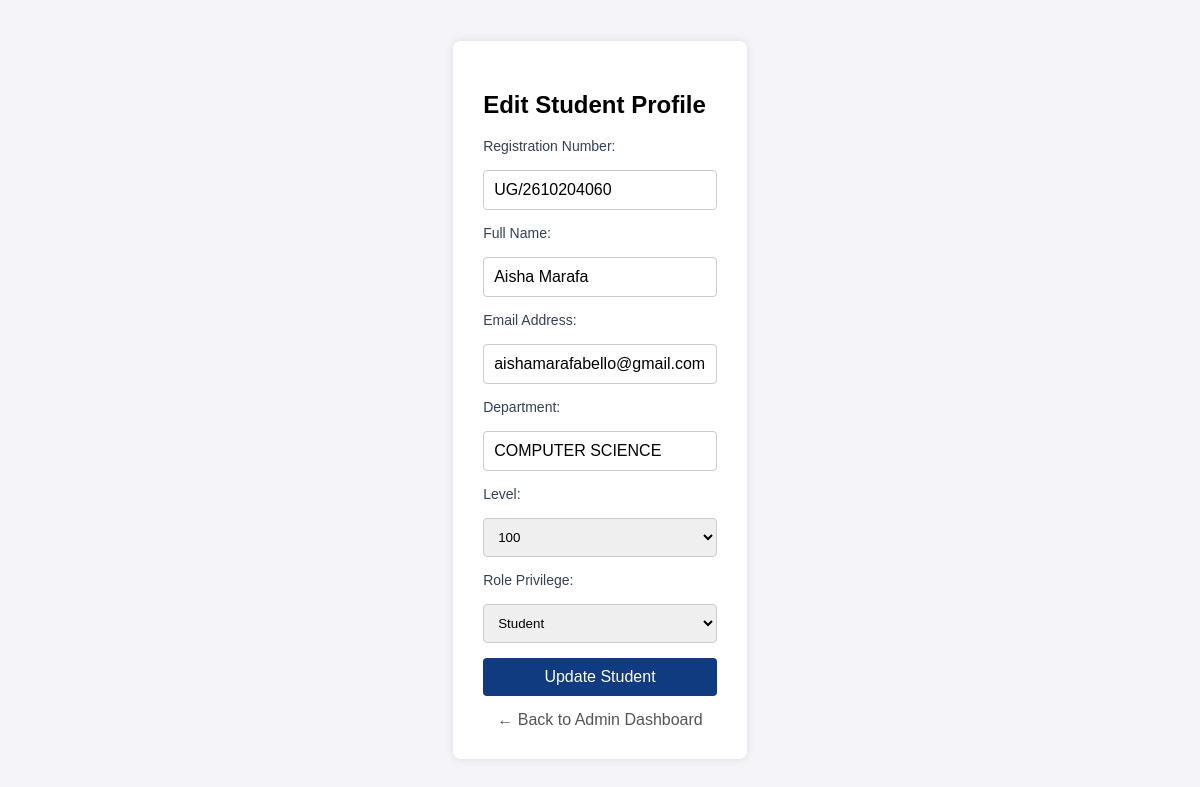
The page /edit_student.php?id=15 (signed in) on the database its author committed.
### tables this page shows
CREATE TABLE `students` (
  `id` int(11) NOT NULL,
  `registration_number` varchar(50) NOT NULL,
  `full_name` varchar(100) NOT NULL,
  `email` varchar(100) DEFAULT NULL,
  `department` varchar(100) NOT NULL,
  `level` int(11) NOT NULL,
  `created_at` timestamp NOT NULL DEFAULT CURRENT_TIMESTAMP,
  `password` varchar(255) DEFAULT NULL,
  `role` varchar(20) NOT NULL DEFAULT 'student',
  `profile_image` varchar(255) DEFAULT NULL,
  `scanned_document` varchar(255) DEFAULT NULL
);

### edit_student.php (the view, shortened to what this page needs)
<?php
require_once __DIR__ . '/config/db.php';
$student = null;
if (isset($_GET['id'])) {
    $id = $_GET['id'];
    try {
        $stmt = $conn->prepare("SELECT * FROM students WHERE id = :id");
        $stmt->execute([':id' => $id]);
        $student = $stmt->fetch(PDO::FETCH_ASSOC);
    } catch (PDOException $e) {
        die("Error: " . $e->getMessage());
    }
}
?>
<!DOCTYPE html>
<html>
<head>
    <link rel="stylesheet" href="css/style.css">
</head>
<body>
<div class="form-container">
    <h2>Edit Student Profile</h2>
    <form action="edit_student.php?id=<?php echo htmlspecialchars($student['id']); ?>" method="POST">
        <label>Registration Number:</label>
        <input type="text" name="registration_number" value="<?php echo isset($student['registration_number']) ? htmlspecialchars($student['registration_number']) : ''; ?>" required>
        <label>Full Name:</label>
        <input type="text" name="full_name" value="<?php echo htmlspecialchars($student['full_name']); ?>" required>
        <label>Email Address:</label>
        <input type="email" name="email" value="<?php echo htmlspecialchars($student['email']); ?>" required>
        <label>Department:</label>
        <input type="text" name="department" value="<?php echo htmlspecialchars($student['department']); ?>" required>
        <label>Level:</label>
        <select name="level" required>
            <option value="100" <?php if($student['level'] == '100') echo 'selected'; ?>>100</option>
        </select>
        <label>Role Privilege:</label>
        <select name="role" required>
            <option value="student" <?php if($student['role'] == 'student') echo 'selected'; ?>>Student</option>
        </select>
        <button type="submit">Update Student</button>
    </form>
    <a href="admin_dashboard.php" class="back-link">&larr; Back to Admin Dashboard</a>
</div>
</body>
</html>

### css/style.css (style rules this page uses)
* { box-sizing: border-box; }
body { font-family: 'Segoe UI', Tahoma, Geneva, Verdana, sans-serif; background-color: #f0f4f8; margin: 0; padding: 0; display: flex; justify-content: center; align-items: center; min-height: 100vh; }
label { display: block; margin-bottom: 8px; color: #334155; font-weight: 500; font-size: 14px; }
input[type="email"], input[type="password"], input[type="text"] { width: 100%; padding: 10px; margin-bottom: 15px; border: 1px solid #ccc; border-radius: 4px; font-size: 16px; box-sizing: border-box; }
button { background-color:#103b80; color: #ffffff; width: 100%; padding: 12px; border: none; border-radius: 6px; cursor: pointer; }
button[type ="submit"] { background-color:#103b80; color: #ffffff; }

### edit_student.php (style rules this page uses)
body { font-family: Arial, sans-serif; background-color: #f4f4f9; padding: 20px; }
.form-container { max-width: 500px; margin: auto; background: white; padding: 30px; border-radius: 8px; box-shadow: 0px 0px 10px rgba(0,0,0,0.1); }
input, select { width: 100%; padding: 10px; margin: 8px 0 15px 0; border: 1px solid #ccc; border-radius: 4px; box-sizing: border-box; }
button { background-color: #007BFF; color: white; padding: 10px 15px; border: none; border-radius: 4px; cursor: pointer; width: 100%; font-size: 16px; }
.back-link { display: block; text-align: center; margin-top: 15px; text-decoration: none; color: #555; }

### rows shown on the page
students: registration_number "UG/2610204060", full_name "Aisha Marafa", email "aishamarafabello@gmail.com", department "COMPUTER SCIENCE", level "100", role "Student"
